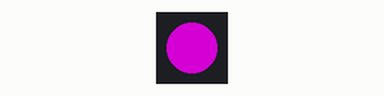
A program run on a simulated Raspberry Pi Pico running MicroPython. Shown: 1 RGB LEDs in strip order, left to right. Dim RGB values are drawn brighter than linear.

Above: at 0.3 s.
At 6.4 s:
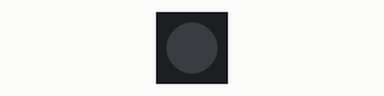
Timing chart, 0 to 8.8 s (numbered marks = the images above):
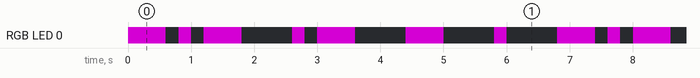

The program:

morse_kate.py
```python
import machine, neopixel
from time import sleep

morse_code = {
    'K': '-.-',
    'A': '.-',
    'T': '-',
    'E': '.'
}

LEDpin = 16
LED_PURPLE = (128, 0, 128)
DOT_DURATION = 0.2
DASH_DURATION = 0.6
SPACE_DURATION = 0.2
LETTER_SPACE_DURATION = 0.6

led = neopixel.NeoPixel(machine.Pin(LEDpin), 1)

def blink(duration):
    led[0] = LED_PURPLE
    led.write()
    sleep(duration)
    led[0] = (0, 0, 0)
    led.write()
    sleep(SPACE_DURATION)

def blink_morse(letter):
    for symbol in morse_code[letter]:
        if symbol == '.':
            blink(DOT_DURATION)
        elif symbol == '-':
            blink(DASH_DURATION)

while True:
    for letter in "KATE":
        blink_morse(letter)
        led[0] = (0, 0, 0)
        led.write()
        sleep(LETTER_SPACE_DURATION)
```

Measured:
- by itself, RGB LED 0: repeats every 6.8 s: off 0.20 s, RGB(128, 0, 128) 0.20 s, off 0.20 s, RGB(128, 0, 128) 0.60 s, off 0.80 s, RGB(128, 0, 128) 0.20 s, off 0.20 s, 2 × (RGB(128, 0, 128) 0.60 s, off 0.80 s), RGB(128, 0, 128) 0.20 s, off 0.80 s, RGB(128, 0, 128) 0.60 s
- by itself, everything shown: repeats every 6.8 s, in 14 steps
